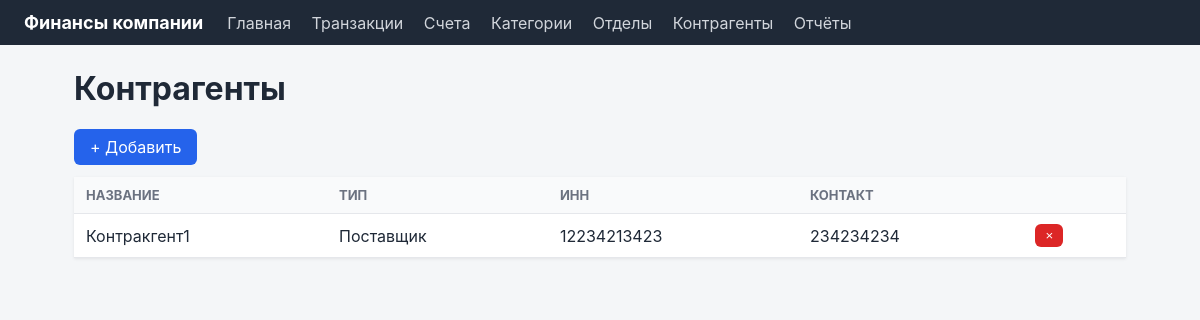
The page /counterparties/ on the database its author committed.
### app/models.py (models this page shows)
class Counterparty(db.Model):
    __tablename__ = "counterparties"
    id = db.Column(db.Integer, primary_key=True)
    name = db.Column(db.String(150), nullable=False)
    type = db.Column(db.Enum(CounterpartyType), nullable=False)
    inn = db.Column(db.String(20))
    contact = db.Column(db.String(150))
    transactions = db.relationship("Transaction", back_populates="counterparty")

### app/routes/counterparties.py (the view)
@bp.route("/")
def list_view():
    return render_template(
        "counterparties/list.html",
        counterparties=Counterparty.query.all(),
    )

### app/templates/counterparties/list.html (shortened to what this page needs)
{% extends "base.html" %}
{% block content %}
<h1>Контрагенты</h1>
<a class="btn" href="{{ url_for('counterparties.create') }}">+ Добавить</a>
<table>
    <tr><th>Название</th><th>Тип</th><th>ИНН</th><th>Контакт</th><th></th></tr>
    {% for cp in counterparties %}
    <tr>
        <td>{{ cp.name }}</td>
        <td>{{ "Клиент" if cp.type.value == "client" else "Поставщик" }}</td>
        <td>{{ cp.inn or "" }}</td>
        <td>{{ cp.contact or "" }}</td>
        <td>
            <form method="post" action="{{ url_for('counterparties.delete', counterparty_id=cp.id) }}"
                  onsubmit="return confirm('Удалить?')">
                <button class="btn-danger">×</button>
            </form>
        </td>
    </tr>
    {% endfor %}
</table>
{% endblock %}

### app/static/css/style.css (style rules this page uses)
* { box-sizing: border-box; }
body { margin: 0; font-family: -apple-system, "Segoe UI", Roboto, sans-serif; background: #f4f6f8; color: #1f2937; }
h1 { margin-top: 0; }
table { width: 100%; border-collapse: collapse; background: #fff; margin: 12px 0; box-shadow: 0 1px 3px rgba(0,0,0,0.08); }
th, td { padding: 10px 12px; text-align: left; border-bottom: 1px solid #e5e7eb; }
th { background: #f9fafb; font-size: 13px; text-transform: uppercase; color: #6b7280; }
.btn, button.btn { background: #2563eb; color: #fff; padding: 8px 16px; border: none; border-radius: 6px; text-decoration: none; cursor: pointer; display: inline-block; }
.btn-danger { background: #dc2626; color: #fff; border: none; padding: 4px 10px; border-radius: 6px; cursor: pointer; }

### rows shown on the page
Counterparty: name "Контракгент1", type "Поставщик", inn "12234213423", contact "234234234"
